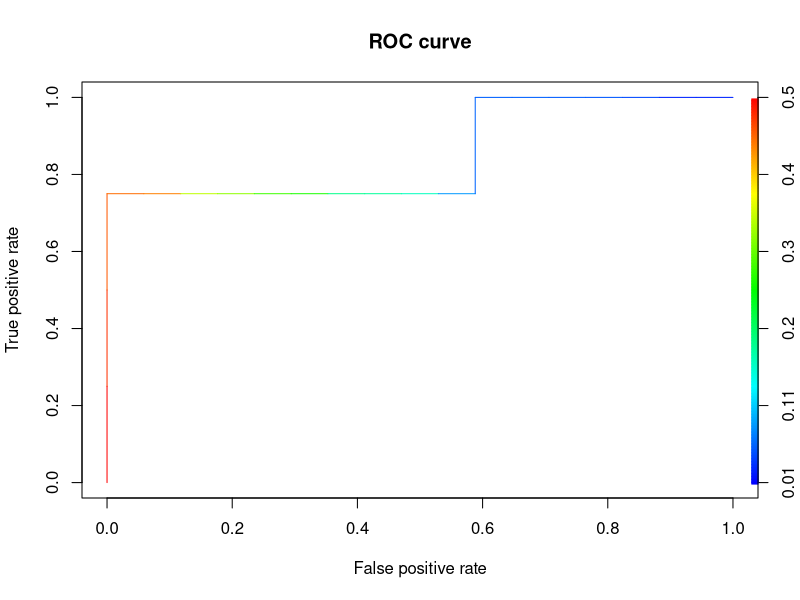
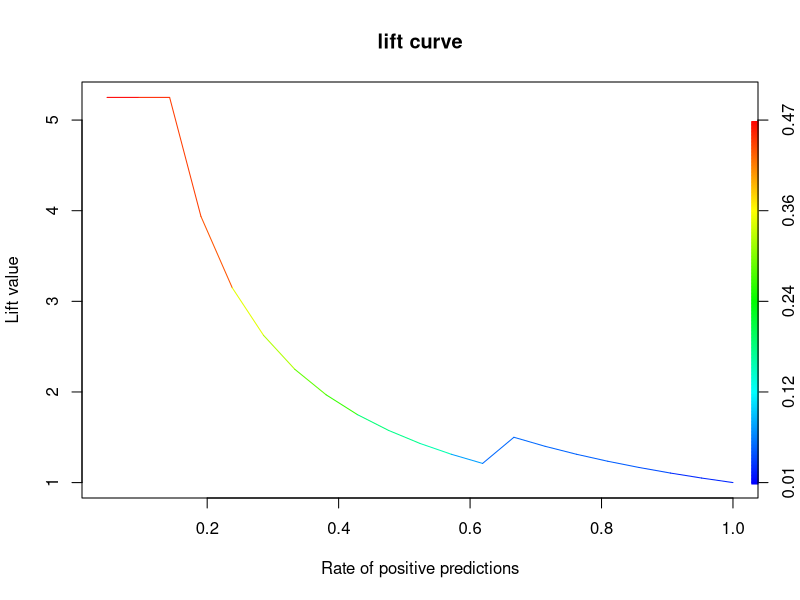

The R source for these figures, in order:
# You only need to install packages once per machine
# (plus maybe after upgrading R), but otherwise they persist across R sessions.
install.packages('party')
install.packages('ROCR')
 
# Load the kyphosis data set.
require(rpart)
 
# Split randomly
x <- kyphosis[sample(1:nrow(kyphosis), nrow(kyphosis), replace = F),]
x.train <- kyphosis[1:floor(nrow(x)*.75), ]
x.evaluate <- kyphosis[(floor(nrow(x)*.75)+1):nrow(x), ]
 
# Create a model using "random forest and bagging ensemble algorithms
# utilizing conditional inference trees."
require(party)
x.model <- cforest(Kyphosis ~ Age + Number + Start, data=x.train,
control = cforest_unbiased(mtry = 3))
 
# Alternatively, use "recursive partitioning [...] in a conditional
# inference framework."
# x.model <- ctree(Kyphosis ~ Age + Number + Start, data=x.train)
 
# ctree plots nicely (but cforest doesn"t plot)
# plot (x.model)
 
# Use the model to predict the evaluation.
x.evaluate$prediction <- predict(x.model, newdata=x.evaluate)
 
# Calculate the overall accuracy.
x.evaluate$correct <- x.evaluate$prediction == x.evaluate$Kyphosis
print(paste("% of predicted classifications correct", mean(x.evaluate$correct)))
 
# Extract the class probabilities.
x.evaluate$probabilities <- 1- unlist(treeresponse(x.model,
newdata=x.evaluate), use.names=F)[seq(1,nrow(x.evaluate)*2,2)]
 
# Plot the performance of the model applied to the evaluation set as
# an ROC curve.
require(ROCR)
pred <- prediction(x.evaluate$probabilities, x.evaluate$Kyphosis)
perf <- performance(pred,"tpr","fpr")
plot(perf, main="ROC curve", colorize=T)
 
# And then a lift chart
perf <- performance(pred,"lift","rpp")
plot(perf, main="lift curve", colorize=T)
